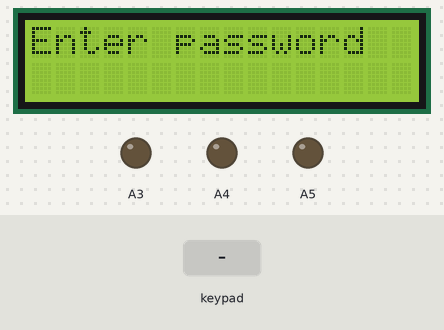
This sketch was run on a simulated Arduino Uno, built with avr-gcc and run on an emulated ATmega328P. Parts: 16×2 character LCD, output pins drawn as LEDs (lit = HIGH). The inputs (shaded band) are chosen by the test bench.

Above: at 1.2 s.
1.3 s: keypad keys 4 2 2 2 pressed 0.4 s apart
At 3.1 s:
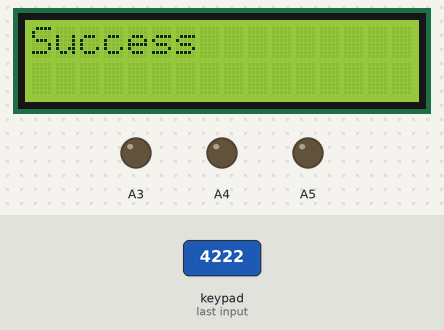
5.9 s: keypad keys 6 5 5 5 pressed 0.4 s apart
At 10.3 s:
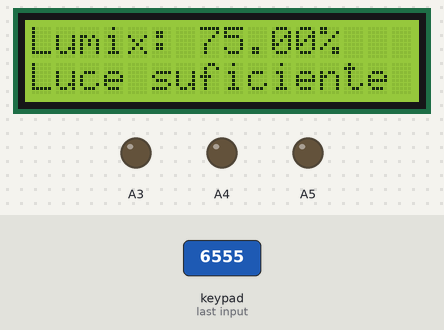
10.5 s: keypad keys 1 3 9 7 pressed 0.4 s apart
At 12.5 s:
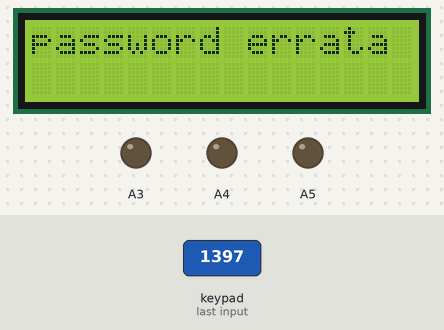
15.1 s: key '1' pressed
At 15.9 s:
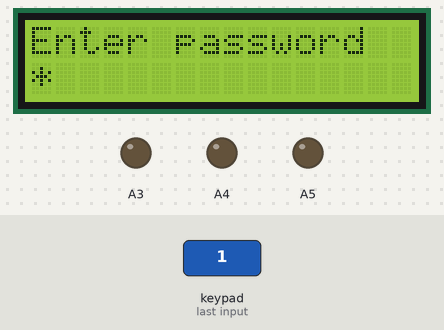
16.6 s: key '2' pressed
At 17.0 s:
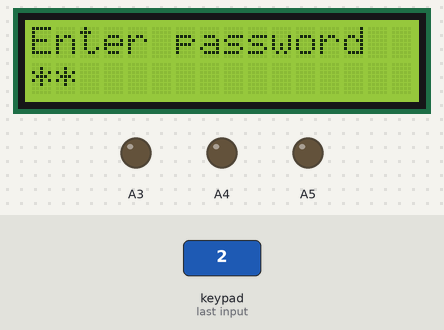
Timing chart, 0 to 19.1 s (numbered marks = the images above; inputs shaded):
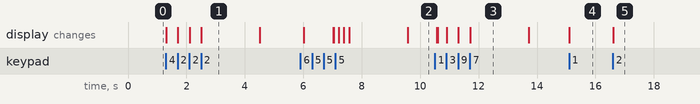

Measured:
- after the input at 1.3 s, the display: first changes at once (image 1 shows a later state)
- after the input at 5.9 s, the display: first differs from a run without the input after 1.1 s (image 2 shows a later state)
- after the input at 10.5 s, the display: first differs from a run without the input after 0.10 s (image 3 shows a later state)
- after the input at 15.1 s, the display: changes at once (image 4)
- after the input at 16.6 s, the display: changes at once (image 5)
- what the display in image 1 shows lasts 2.0 s, from 2.5 s to 4.5 s

The sketch:

codice.ino
```cpp
#include <LiquidCrystal.h> // serve per controllare il display LCD
#include <Keypad.h>        // serve per usare il tastierino
#include <math.h>          // serve per funzioni matematiche (tipo log)
// variabili usate per leggere i sensori
int valoreADC;
float temperaturaC;
int valoreLuce;
float luminositaPercentuale;
int contatore = 0;
// Costanti per il termistore
const float BETA = 3950;       // Costante beta
const float R0 = 10000.0;      // Resistenza nominale a 25°C
const float T0 = 298.15;       // Temperatura 25°C in Kelvin (25 + 273.15)
const float R_SERIE = 10000.0; // Resistenza in serie con il termistore;
// soglie di temperatura e luce
const float SOGLIA_TEMPERATURA = 30.0;
const float SOGLIA_LUMINOSITA = 50.0;
const float SOGLIA_LUMINOSITA2 = 25.0;
// pin collegati al display LCD
const int pinRs = 12, pinEn = 11, pinD4 = 5, pinD5 = 4, pinD6 = 3, pinD7 = 2;
LiquidCrystal lcd(pinRs, pinEn, pinD4, pinD5, pinD6, pinD7); // oggetto per controllare il display
// password per accedere alle funzioni
const String password1 = "4222";
const String password2 = "6555";
String passwordInserita = "";
int modalita = 0;
// configurazione dei tasti del tastierino
const byte RIGHE = 3;
const byte COLONNE = 3;
char tasti[RIGHE][COLONNE] = {
  {'1', '2', '3'},
  {'4', '5', '6'},
  {'7', '8', '9'},
};
byte pinRighe[RIGHE] = {13, 10, 9};
byte pinColonne[COLONNE] = {8, 7, 6};
Keypad tastierino = Keypad(makeKeymap(tasti), pinRighe, pinColonne, RIGHE, COLONNE);
// funzione che legge 4 tasti dal tastierino come password
void leggiPassword() {
  passwordInserita = "";     // azzera la password
  lcd.clear();               // pulisce il display
  lcd.write("Enter password"); // scrive il messaggio
  lcd.setCursor(0, 1);       // va sulla riga sotto

  for (int i = 0; i < 4;) {
    char tasto = tastierino.getKey(); // legge un tasto
    if (tasto != NO_KEY) {
      passwordInserita += tasto;  // lo aggiunge alla stringa
      lcd.write('*');             // mostra un asterisco
      i++;                        // conta i 4 tasti
    }
  }
}
// controlla se la password è giusta
void verificaPassword() {
  lcd.clear();
  if (passwordInserita == password1 || passwordInserita == password2) {
    // stampa "Success" lettera per lettera con codice ASCII
    lcd.write(83); // S
    lcd.write(117); // u
    lcd.write(99); // c
    lcd.write(99); // c
    lcd.write(101); // e
    lcd.write(115); // s
    lcd.write(115); // s

    // decide la modalità in base alla password
    if(passwordInserita==password1){
      modalita=1;
    }else{
      modalita=2;
    }
  } else {
    lcd.print("password errata");
    // se la password è sbagliata mostra il messaggio

  }
  delay(2000); // aspetta 2 secondi
}
// legge la temperatura dal termistore e attiva un motore se troppo alta
void gestisciTemperatura() {
  valoreADC = analogRead(A0);

  float tensione = valoreADC * (5.0 / 1023.0);
  float R = R_SERIE * (5.0 / tensione - 1.0);

  float temperaturaK = 1.0 / (1.0 / T0 + (1.0 / BETA) * log(R / R0));
  temperaturaC = temperaturaK - 273.15;

  lcd.clear();
  // scrive "Temp: X C" con caratteri ASCII
  lcd.write(84);  // T
  lcd.write(101); // e
  lcd.write(109); // m
  lcd.write(112); // p
  lcd.write(58);  // :
  lcd.write(32);  // spazio
  lcd.print(round(temperaturaC)); // stampa il numero
  lcd.write(32);  // spazio
  lcd.write(67);  // C
  delay(1500);

  if (temperaturaC > SOGLIA_TEMPERATURA) {
    lcd.clear();
    lcd.write("Motore ON"); // accende il motore

    contatore = 0;
    while (contatore < 100) {
      digitalWrite(A4, HIGH);
      delay(100);
      digitalWrite(A4, LOW);
      contatore++;
    }
  } else {
    lcd.clear();
    // scrive "Temp OK"
    lcd.write(84);  // T
    lcd.write(101); // e
    lcd.write(109); // m
    lcd.write(112); // p
    lcd.write(32);  // spazio
    lcd.write(79);  // O
    lcd.write(75);  // K
    delay(1000);
  }
}
// legge la luce e accende delle uscite in base alla soglia
void gestisciLuminosita() {
  valoreLuce = analogRead(A1);
  luminositaPercentuale = map(valoreLuce, 6, 679, 0, 100);
  luminositaPercentuale = constrain(luminositaPercentuale, 0, 100);

  lcd.clear();
  lcd.write(76);  // L
  lcd.write(117); // u
  lcd.write(109); // m
  lcd.write(105); // i
  lcd.write(120); // x
  lcd.write(58);  // :
  lcd.write(32);  // spazio
  lcd.print(luminositaPercentuale);
  lcd.write(37);//%

  if (luminositaPercentuale < SOGLIA_LUMINOSITA) {
    // Se poca luce accendo LED su A5
    for (int i = 0; i < 100; i++) {
      digitalWrite(A5, HIGH);

      // Se luce ancora più bassa accendo anche A3
      if (luminositaPercentuale < SOGLIA_LUMINOSITA2) {
        digitalWrite(A3, HIGH);
      }

      delay(100);
      digitalWrite(A5, LOW);
      digitalWrite(A3, LOW);
    }
  } else {
    lcd.setCursor(0, 1);
    //lcd.print("Luce sufficiente");
    lcd.write(76);  // L
    lcd.write(117); // u
    lcd.write(99);  // c
    lcd.write(101); // e
    lcd.write(32);  // spazio
    lcd.write(115); // s
    lcd.write(117); // u
    lcd.write(102); // f
    lcd.write(105); // f
    lcd.write(99);  // c
    lcd.write(105); // i
    lcd.write(101); // e
    lcd.write(110); // n
    lcd.write(116); // t
    lcd.write(101); // e
    delay(1000);
  }
}


void resettaLCD() {
  lcd.clear();
  //lcd.print("Enter password");
  // Scrivo "Enter password" carattere per carattere
  lcd.write(69);
  lcd.write(110);
  lcd.write(116);
  lcd.write(101);
  lcd.write(114);
  lcd.write(32);
  lcd.write(112);
  lcd.write(97);
  lcd.write(115);
  lcd.write(115);
  lcd.write(119);
  lcd.write(111);
  lcd.write(114);
  lcd.write(100);
  lcd.setCursor(0, 1);
  modalita = 0;
}
// parte iniziale del programma
void setup() {
  Serial.begin(9600);
  pinMode(A3, OUTPUT);
  pinMode(A4, OUTPUT);
  pinMode(A5, OUTPUT);
  lcd.begin(16, 2); // imposta il display
  resettaLCD();     // mostra "Enter password"
}
// ciclo continuo del programma
void loop() {
  leggiPassword();     // chiede la password
  verificaPassword();  // controlla la password

  if (modalita == 1) {
    gestisciTemperatura(); // se password1: va alla temperatura
  }

  if (modalita == 2) {
    gestisciLuminosita(); // se password2: va alla luce
  }

  resettaLCD(); // dopo torna al menu iniziale
}
```
